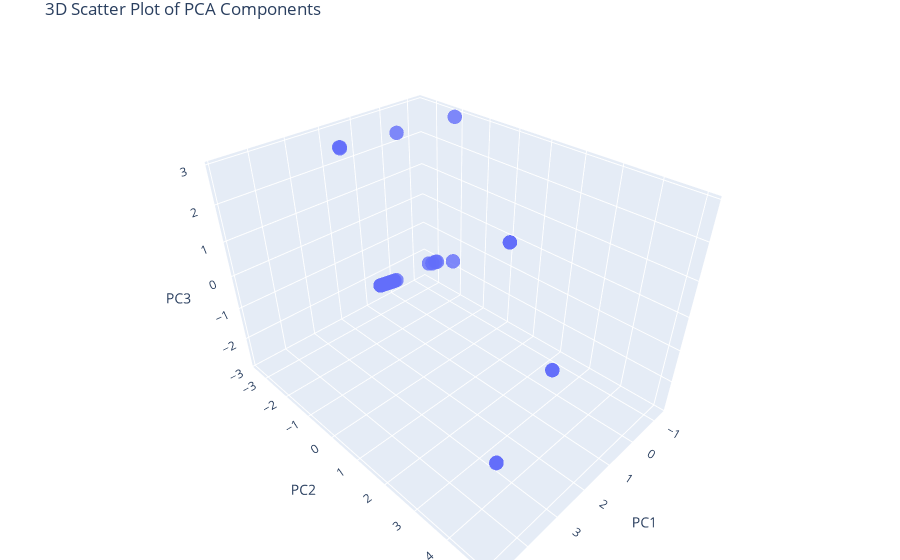

Write notebook code for a chart like this one.
### Code cell
# 3D scatter plot
import plotly.graph_objects as go

fig = go.Figure(data=[go.Scatter3d(
    x=df_train_feat_scaled['PC1'],
    y=df_train_feat_scaled['PC2'],
    z=df_train_feat_scaled['PC3'],
    mode='markers',
    marker=dict(
        size=5,
        opacity=0.8
    ),
)])

# Set plot layout
fig.update_layout(
    title='3D Scatter Plot of PCA Components',
    scene=dict(
        xaxis_title='PC1',
        yaxis_title='PC2',
        zaxis_title='PC3'
    ),
    margin=dict(l=0, r=0, b=0, t=30)
)

# Show the plot
fig.show()

### Figure 1 — Plotly figure (JSON) as saved in the notebook; plotly's stock layout.template omitted (floating-point values rounded to 4 significant figures; data arrays with more than 128 entries replaced by an {"elided": "..."} marker saying what was removed)
{"data": [{"marker": {"opacity": 0.8, "size": 5}, "mode": "markers", "type": "scatter3d", "x": {"elided": "174 float values"}, "y": {"elided": "174 float values"}, "z": {"elided": "174 float values"}}], "layout": {"margin": {"b": 0, "l": 0, "r": 0, "t": 30}, "scene": {"xaxis": {"title": {"text": "PC1"}}, "yaxis": {"title": {"text": "PC2"}}, "zaxis": {"title": {"text": "PC3"}}}, "title": {"text": "3D Scatter Plot of PCA Components"}}}
